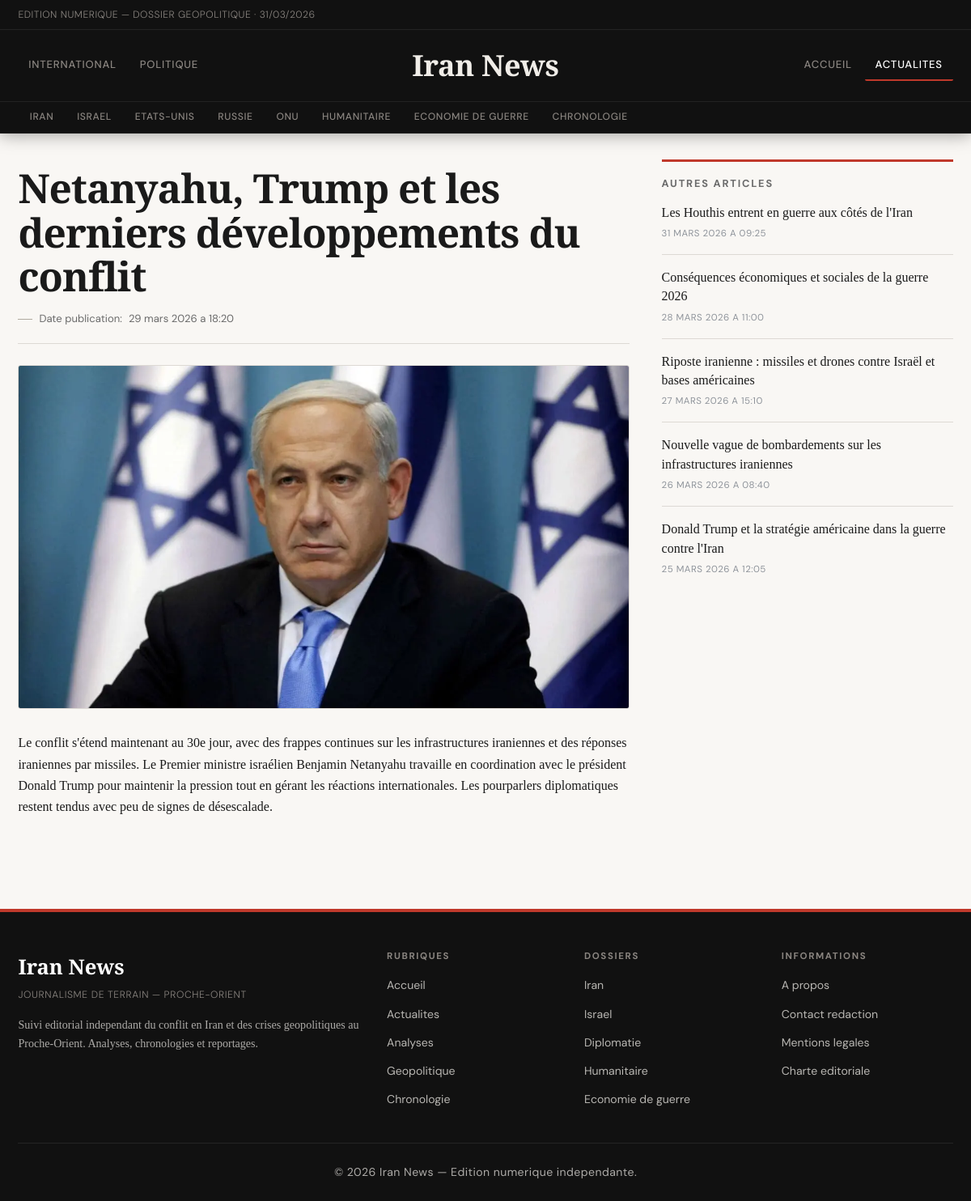
The page /articles/guerre-iran-article-6-1-5.html on the database its author committed.
### tables this page shows
CREATE TABLE articles (
  id INT UNSIGNED AUTO_INCREMENT PRIMARY KEY,
  title VARCHAR(255) NOT NULL,
  slug VARCHAR(255) NOT NULL UNIQUE,
  content TEXT NOT NULL,
  is_published TINYINT(1) NOT NULL DEFAULT 1,
  created_at TIMESTAMP NOT NULL DEFAULT CURRENT_TIMESTAMP,
  updated_at TIMESTAMP NOT NULL DEFAULT CURRENT_TIMESTAMP ON UPDATE CURRENT_TIMESTAMP
);

CREATE TABLE article_images (
  id INT UNSIGNED AUTO_INCREMENT PRIMARY KEY,
  article_id INT UNSIGNED NOT NULL,
  image_kind ENUM('main', 'thumb') NOT NULL DEFAULT 'main',
  image_path VARCHAR(255) NOT NULL,
  image_alt VARCHAR(255) DEFAULT NULL,
  sort_order TINYINT UNSIGNED NOT NULL DEFAULT 1,
  created_at TIMESTAMP NOT NULL DEFAULT CURRENT_TIMESTAMP,
  CONSTRAINT fk_article_images_article
    FOREIGN KEY (article_id) REFERENCES articles(id)
    ON DELETE CASCADE,
  UNIQUE KEY uq_article_kind (article_id, image_kind),
  KEY idx_article_images_article_id (article_id)
);

### src/article.php (the view, shortened to what this page needs)
<?php
require_once __DIR__ . '/includes/front_helpers.php';
$id = filter_input(INPUT_GET, 'id', FILTER_VALIDATE_INT, array('options' => array('min_range' => 1)));
$safeId = ($id !== false && $id !== null) ? (int)$id : null;
$article = front_find_article(null, $safeId);
?>
<?php
$sidebarOtherArticles = front_recent_articles_excluding(5, array((int)$article['id']));
$detailMainSrc = front_article_image_src($article, 1280, 720, 'actualite guerre iran');
$detailThumbSrc = front_article_thumb_src($article, 860, 520, 'actualite guerre iran');
include __DIR__ . '/includes/header.php';
?>
<main class="layout-main article-layout">
    <article class="article-detail" itemscope itemtype="https://schema.org/NewsArticle">
        <header class="article-header">
            <h1 itemprop="headline"><?php echo h($article['title']); ?></h1>
            <p class="article-meta">
                Date publication:
                <?php $publishedAt = front_article_datetime_value($article); ?>
                <time itemprop="datePublished" datetime="<?php echo h($publishedAt); ?>">
                    <?php echo h(front_format_datetime($publishedAt)); ?>
                </time>
            </p>
        </header>
        <figure class="article-figure">
            <picture>
                <source media="(max-width: 800px)" srcset="<?php echo h($detailThumbSrc); ?>">
                <img
                    src="<?php echo h($detailMainSrc); ?>"
                    alt="<?php echo h(front_article_alt($article, 'actualite guerre iran')); ?>"
                    width="1280"
                    height="720"
                    itemprop="image"
                    loading="eager"
                    fetchpriority="high"
                    decoding="async">
            </picture>
        </figure>
        <section class="article-content" aria-labelledby="content-title" itemprop="articleBody">
            <?php echo front_render_article_html($article['content']); ?>
        </section>
    </article>
    <aside class="sidebar article-sidebar" aria-labelledby="recent-title">
        <h2 id="recent-title">Autres articles</h2>
        <ul>
            <?php foreach ($sidebarOtherArticles as $otherArticle): ?>
                <li>
                    <a href="<?php echo h(front_article_url($otherArticle)); ?>">
                        <?php echo h($otherArticle['title']); ?>
                    </a>
                    <small class="recent-time"><?php echo h(front_format_datetime(front_article_datetime_value($otherArticle))); ?></small>
                </li>
            <?php endforeach; ?>
        </ul>
    </aside>
</main>
<?php include __DIR__ . '/includes/footer.php'; ?>

### src/includes/front_helpers.php (shortened to what this page needs)
<?php
function h($value)
{
    return htmlspecialchars((string)$value, ENT_QUOTES, 'UTF-8');
}
function front_article_url($article)
{
    $id = isset($article['id']) ? (int)$article['id'] : 0;
    $page = 1;
    $rubrique = isset($article['rubrique']) ? (int)$article['rubrique'] : 5;
    return '/articles/guerre-iran-article-' . $id . '-' . $page . '-' . $rubrique . '.html';
}
function front_article_alt($article, $fallback = 'actualite guerre iran')
{
    if (!empty($article['image_alt'])) {
        return (string)$article['image_alt'];
    }
    return $fallback;
}
function front_local_image_url($rawPath)
{
    $path = trim((string)$rawPath);
    $normalized = '/' . ltrim($path, '/');
    $fullPath = dirname(__DIR__) . str_replace('/', DIRECTORY_SEPARATOR, $normalized);
    if (is_file($fullPath)) {
        return $normalized;
    }
    return null;
}
function front_article_image_src($article, $width, $height, $fallbackAlt = 'actualite guerre iran')
{
    $local = front_local_image_url(isset($article['image_url']) ? $article['image_url'] : '');
    if ($local !== null) {
        return $local;
    }
    return front_svg_placeholder(front_article_alt($article, $fallbackAlt), $width, $height);
}
function front_article_thumb_src($article, $width, $height, $fallbackAlt = 'actualite guerre iran')
{
    $thumbLocalFromDb = front_local_image_url(isset($article['image_thumb_url']) ? $article['image_thumb_url'] : '');
    if ($thumbLocalFromDb !== null) {
        return $thumbLocalFromDb;
    }
    return front_article_image_src($article, $width, $height, $fallbackAlt);
}
function front_render_article_html($html)
{
    $decoded = html_entity_decode((string)$html, ENT_QUOTES | ENT_HTML5, 'UTF-8');
    $clean = preg_replace('/<script\b[^>]*>(.*?)<\/script>/is', '', $decoded);
    return strip_tags(
        $clean,
        '<p><br><strong><b><em><i><u><ul><ol><li><a><h1><h2><h3><h4><h5><h6><blockquote><img><figure><figcaption>'
    );
}
function front_fetch_articles()
{
    $pdo = db();
    try {
        $sql = "SELECT
                    a.id,
                    a.title,
                    a.slug,
                    a.content,
                    ai_main.image_path AS image_url,
                    COALESCE(ai_thumb.image_path, '') AS image_thumb_url,
                    COALESCE(NULLIF(ai_main.image_alt, ''), a.title) AS image_alt,
                    COALESCE(NULLIF(ai_thumb.image_alt, ''), NULLIF(ai_main.image_alt, ''), a.title) AS image_thumb_alt,
                    a.created_at,
                    a.updated_at
                FROM articles a
                LEFT JOIN article_images ai_main
                    ON ai_main.article_id = a.id AND ai_main.image_kind = 'main'
                LEFT JOIN article_images ai_thumb
                    ON ai_thumb.article_id = a.id AND ai_thumb.image_kind = 'thumb'
                WHERE a.is_published = 1
                ORDER BY a.updated_at DESC";
        $rows = $pdo->query($sql)->fetchAll(PDO::FETCH_ASSOC);
        if (!empty($rows)) {
            return $rows;
        }
    } catch (PDOException $exception) {
    }
    return front_theme_articles();
}
function front_find_article($slug, $id)
{
    $articles = front_fetch_articles();
    if ($id !== null) {
        foreach ($articles as $article) {
            if ((int)$article['id'] === (int)$id) {
                return $article;
            }
        }
    }
    return null;
}
function front_recent_articles_excluding($limit = 5, $excludeIds = array())
{
    $articles = front_fetch_articles();
    $result = array();
    $excludeMap = array();
    foreach ($excludeIds as $excludeId) {
        $id = (int)$excludeId;
        if ($id > 0) {
            $excludeMap[$id] = true;
        }
    }
    foreach ($articles as $article) {
        $articleId = isset($article['id']) ? (int)$article['id'] : 0;
        if ($articleId > 0 && isset($excludeMap[$articleId])) {
            continue;
        }
        $result[] = $article;
        if (count($result) >= $limit) {
            break;
        }
    }
    return $result;
}
function front_format_datetime($value)
{
    try {
        $date = new DateTime((string)$value);
    } catch (Exception $exception) {
        return (string)$value;
    }
    $months = array(
        1 => 'janvier',
        2 => 'fevrier',
        3 => 'mars',
        4 => 'avril',
        5 => 'mai',
        6 => 'juin',
        7 => 'juillet',
        8 => 'aout',
        9 => 'septembre',
        10 => 'octobre',
        11 => 'novembre',
        12 => 'decembre',
    );
    $month = (int)$date->format('n');
    return $date->format('d') . ' ' . $months[$month] . ' ' . $date->format('Y') . ' a ' . $date->format('H:i');
}
function front_article_datetime_value($article)
{
    if (isset($article['updated_at']) && trim((string)$article['updated_at']) !== '') {
        return (string)$article['updated_at'];
    }
    return '';
}

### rows shown on the page
articles: title "Netanyahu, Trump et les derniers développements du conflit", updated_at "29 mars 2026 a 18:20", content "Le conflit s'étend maintenant au 30e jour, avec des frappes continues sur les infrastructures iraniennes et des réponses iraniennes par missiles. Le Premier ministre israélien Benjamin Netanyahu travaille en coordination avec le président Donald Trump pour maintenir la pression tout en gérant les réactions internationales. Les pourparlers diplomatiques restent tendus avec peu de signes de désescalade."
article_images: image_path (picture)
article_images: article.title "Les Houthis entrent en guerre aux côtés de l'Iran", article.updated_at "31 MARS 2026 A 09:25"
article_images: article.title "Conséquences économiques et sociales de la guerre 2026", article.updated_at "28 MARS 2026 A 11:00"
article_images: article.title "Riposte iranienne : missiles et drones contre Israël et bases américaines", article.updated_at "27 MARS 2026 A 15:10"
article_images: article.title "Nouvelle vague de bombardements sur les infrastructures iraniennes", article.updated_at "26 MARS 2026 A 08:40"
article_images: article.title "Donald Trump et la stratégie américaine dans la guerre contre l'Iran", article.updated_at "25 MARS 2026 A 12:05"
